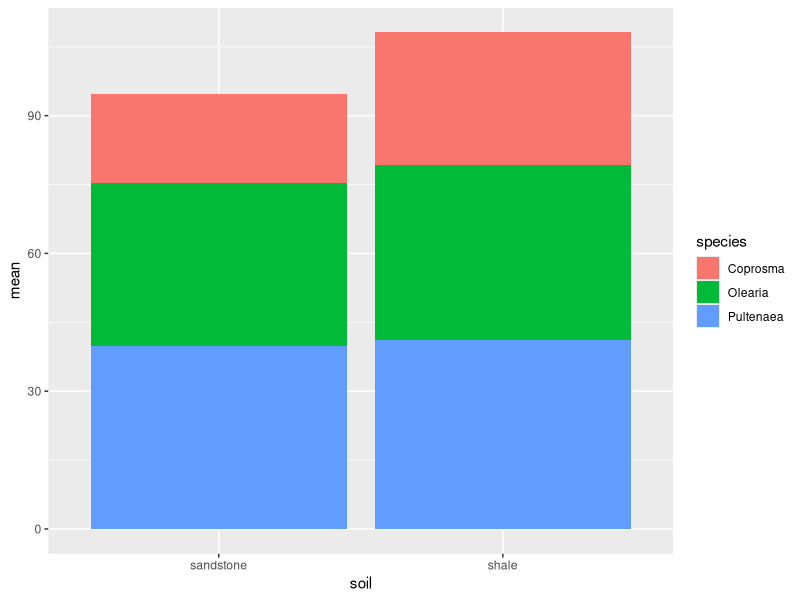
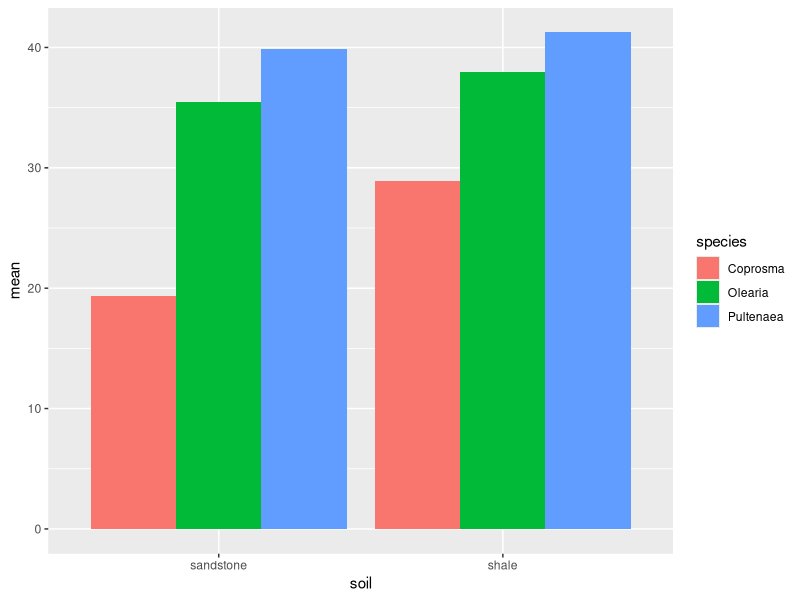
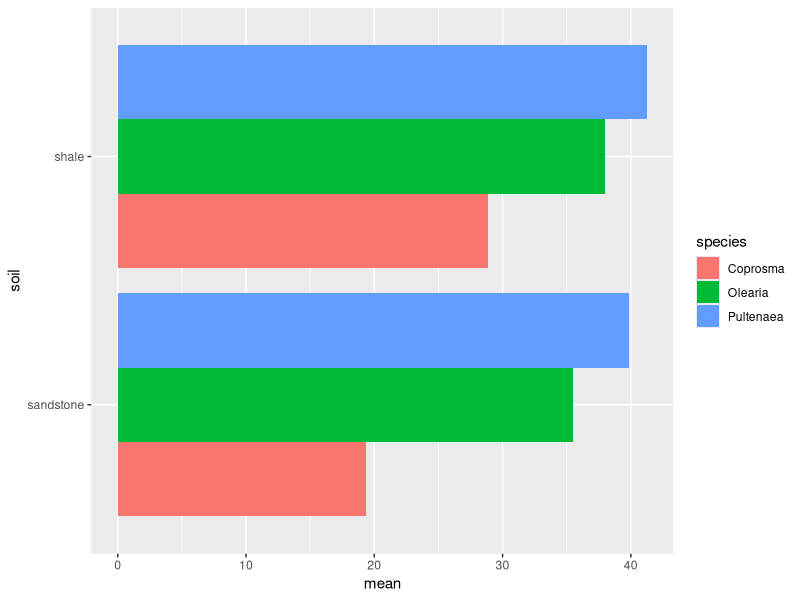
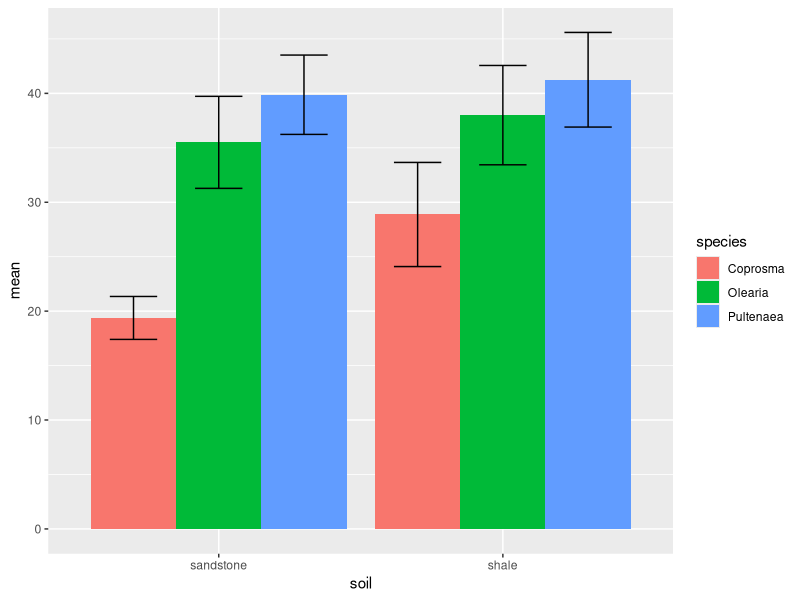

The R script that drew these images, in order:
## ---- chunk 1
library(knitr)
knitr::opts_chunk$set(warning = FALSE, message = FALSE)

## ---- chunk 2
library(tidyverse)
#setwd("E:/Demonstrating&Teaching/BIOL360 R module")
weeds<-read.csv("../../../resources/datafiles/weeds.csv")
weeds <- rename(weeds, flowers = flowers.m3)

## ---- chunk 3
weeds.summarise2 <- weeds %>% group_by(species, soil) %>%
  summarise(mean = mean(flowers), se=sd(flowers)/sqrt(n()))
## ---- chunk 4
ggplot(weeds.summarise2, aes(x=soil, y=mean, fill=species)) +
  geom_bar(stat="identity")

## ---- chunk 5
ggplot(weeds.summarise2, aes(x=soil, y=mean, fill=species)) + 
  geom_bar(stat="identity", position="dodge")

## ---- chunk 6
ggplot(weeds.summarise2, aes(x=soil, y=mean, fill=species)) + 
  geom_bar(stat="identity", position="dodge")+
  coord_flip()
## ---- chunk 7
ggplot(weeds.summarise2, aes(x=soil, y=mean, fill=species)) +
  geom_bar(stat="identity", position="dodge")+
  geom_errorbar(aes(ymin = mean-se, ymax = mean+se), width = 0.5, position=position_dodge(0.9))
